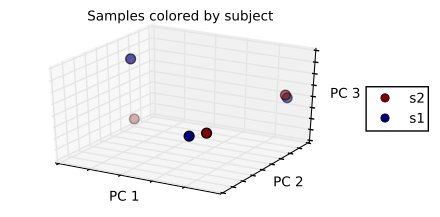

Source code (Python):
from skbio.diversity.beta import pw_distances
import numpy as np
data = [[23, 64, 14, 0, 0, 3, 1],
        [0, 3, 35, 42, 0, 12, 1],
        [0, 5, 5, 0, 40, 40, 0],
        [44, 35, 9, 0, 1, 0, 0],
        [0, 2, 8, 0, 35, 45, 1],
        [0, 0, 25, 35, 0, 19, 0]]
ids = list('ABCDEF')

# Compute Bray-Curtis distances between all pairs of samples and return a
# ``DistanceMatrix`` object:

bc_dm = pw_distances(data, ids, "braycurtis")
print(bc_dm)
# 6x6 distance matrix
# IDs:
# 'A', 'B', 'C', 'D', 'E', 'F'
# Data:
# [[ 0.          0.78787879  0.86666667  0.30927835  0.85714286  0.81521739]
# [ 0.78787879  0.          0.78142077  0.86813187  0.75        0.1627907 ]
# [ 0.86666667  0.78142077  0.          0.87709497  0.09392265  0.71597633]
# [ 0.30927835  0.86813187  0.87709497  0.          0.87777778  0.89285714]
# [ 0.85714286  0.75        0.09392265  0.87777778  0.          0.68235294]
# [ 0.81521739  0.1627907   0.71597633  0.89285714  0.68235294  0.        ]]

# Compute Jaccard distances between all pairs of samples and return a
# ``DistanceMatrix`` object:

j_dm = pw_distances(data, ids, "jaccard")
print(j_dm)
# 6x6 distance matrix
# IDs:
# 'A', 'B', 'C', 'D', 'E', 'F'
# Data:
# [[ 0.          0.83333333  1.          1.          0.83333333  1.        ]
# [ 0.83333333  0.          1.          1.          0.83333333  1.        ]
# [ 1.          1.          0.          1.          1.          1.        ]
# [ 1.          1.          1.          0.          1.          1.        ]
# [ 0.83333333  0.83333333  1.          1.          0.          1.        ]
# [ 1.          1.          1.          1.          1.          0.        ]]

# Determine if the resulting distance matrices are significantly correlated
# by computing the Mantel correlation between them. Then determine if the
# p-value is significant based on an alpha of 0.05:

from skbio.stats.distance import mantel
r, p_value, n = mantel(j_dm, bc_dm)
print(r)
# -0.209362157621
print(p_value < 0.05)
# False

# Compute PCoA for both distance matrices, and then find the Procrustes
# M-squared value that results from comparing the coordinate matrices.

from skbio.stats.ordination import PCoA
bc_pc = PCoA(bc_dm).scores()
j_pc = PCoA(j_dm).scores()
from skbio.stats.spatial import procrustes
print(procrustes(bc_pc.site, j_pc.site)[2])
# 0.466134984787

# All of this only gets interesting in the context of sample metadata, so
# let's define some:

import pandas as pd
sample_md = {
   'A': {'body_site': 'gut', 'subject': 's1'},
   'B': {'body_site': 'skin', 'subject': 's1'},
   'C': {'body_site': 'tongue', 'subject': 's1'},
   'D': {'body_site': 'gut', 'subject': 's2'},
   'E': {'body_site': 'tongue', 'subject': 's2'},
   'F': {'body_site': 'skin', 'subject': 's2'}}
sample_md = pd.DataFrame.from_dict(sample_md, orient='index')
sample_md
# subject body_site
# A      s1       gut
# B      s1      skin
# C      s1    tongue
# D      s2       gut
# E      s2    tongue
# F      s2      skin

# Now let's plot our PCoA results, coloring each sample by the subject it
# was taken from:

fig = bc_pc.plot(sample_md, 'subject',
                 axis_labels=('PC 1', 'PC 2', 'PC 3'),
                 title='Samples colored by subject', cmap='jet', s=50)
